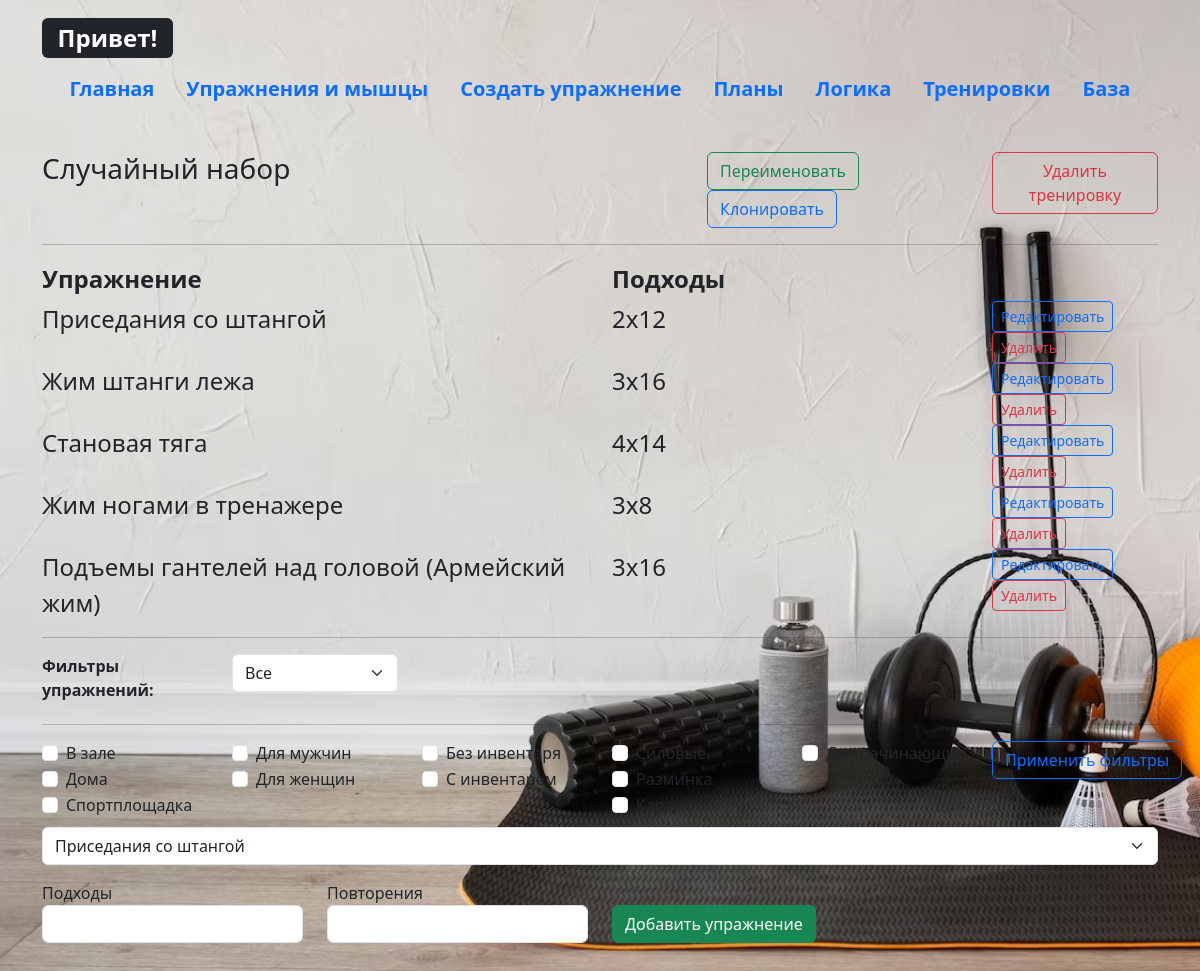
/edit_train/1, run on the app's committed database.
### _models.py (models this page shows, shortened)
class Training(db.Model):
    __tablename__ = 'trainings'
    training_id = db.Column(db.Integer, primary_key=True)
    name = db.Column(db.String(50), nullable=False)
    assigned = db.Column(db.Boolean, default=False)
    completed = db.Column(db.Boolean, default=False)
    date_created = db.Column(db.DateTime, nullable=False, default=datetime.utcnow())
    date_complited = db.Column(db.DateTime)
    exercises = relationship('Exercise', secondary='training_exercises', overlaps="trainings")

class Exercise(db.Model):
    __tablename__ = 'exercises'
    exercise_id = db.Column(db.Integer, primary_key=True)
    name = db.Column(db.String(50), nullable=False)
    target = db.Column(db.String(20), default='')
    description = db.Column(db.String(300), nullable=False)
    difficulty = db.Column(db.Integer, nullable=False)
    time_per_set = db.Column(db.Integer, nullable=False)
    counter = db.Column(db.Integer, default=0)
    filters = db.Column(JSON, default=[])   # LOCATION_FILTERS.keys
    muscles = relationship('Muscle', secondary='exercise_muscles')
    training = db.relationship('Training', secondary='training_exercises', overlaps="exercises")

### main.py (the view)
@app.route('/edit_train/<int:train_id>', methods=['POST', 'GET'])
def edit_train(train_id):
    config_filters = config.FILTER_LIST # основные фильтры из конфига (список списков)
    config_filter_targets = config.FILTER_TARGETS   # список фильтров таргета - групп мышц
    train = Training.query.filter_by(training_id=train_id).first()  # нахожу тренировку по ID которое передано в роуте
    exercise_filter_list = session.get('exercise_filter_list', [])  # загрузка списка фильтров из сессии, или пустой
    target_filter = session.get('target_filter','-1')   # загрузка фильтра таргета из сессии, по умолч -1 (все)
    group_conditions = []
    for group in exercise_filter_list:
        group_condition = or_(*[Exercise.filters.contains(filter) for filter in group])
        group_conditions.append(group_condition)
    combined_condition = and_(*group_conditions)
    filtered_exercises = Exercise.query.filter(combined_condition).all()
    if int(target_filter) >= 0:
        target_filter_name = config_filter_targets[int(target_filter)+1]
        exercises = [ex for ex in filtered_exercises if ex.target == target_filter_name]    # отбираю по полю таргет
    else:
        exercises = filtered_exercises  # если фильтр -1 (все) то не фильтрую
    if train:
        train_name = train.name
        session['train'] = train
        session['train_name'] = train_name
        te_info_list = get_training_connections(train_name) # функция для получения связанных с тренировкой полей
        session['te_info_list'] = te_info_list
    return render_template('edit_train.html', train=train, te_info_list=te_info_list,
                           exercises=exercises, config_filters=config_filters, exercise_filter_list=exercise_filter_list,
                           config_filter_targets=config_filter_targets, target_filter=target_filter)

### templates/edit_train.html (shortened to what this page needs)
{% extends 'base.html' %}
{% block body %}
<div class="row mb-1">
            <div class="col-7">
                <h3>{{train.name}}</h3>
            </div>
            <div class="col-3">
                <button type="button" class="btn btn-outline-success" data-bs-toggle="modal" data-bs-target="#rename_train">Переименовать</button>
                <a href="#" class="btn btn-outline-primary">Клонировать</a>
            </div>
            <div class="col-2">
                <a href="#" class="btn btn-outline-danger">Удалить тренировку</a>
            </div>
        </div>
<hr>
{% if te_info_list %}
<div class="row mb-1 ">
            <div class="col-6 fs-4">
                <b>Упражнение</b>
            </div>
            <div class="col-3 fs-4">
                <b>Подходы</b>
            </div>
            <div class="col-3">
            </div>
</div>
<div class="row mb-1">
    {% for te_info in te_info_list %}
            <div class="col-6 fs-4">
                {{te_info[0].name}}
            </div>
            <div class="col-4 fs-4">
                {{te_info[1]}}x{{te_info[2]}}
            </div>
            <div class="col-2">
                <a href="#" class="btn btn-outline-primary btn-sm">Редактировать</a>
                <button type="button" class="btn btn-outline-danger btn-sm" data-bs-toggle="modal" data-bs-target="#confirmDelete{{ te_info[0].exercise_id }}">Удалить</button>
            </div>
    {% endfor %}
</div>
{% else %} <h4>В этой тренировке пока нет упражнений</h4> {% endif %}
<hr>
<form action="/get_exercise_filter_list" method="post">
    <div class="row mb-0">
        <div class="col-2">
            <b>Фильтры упражнений:</b>
        </div>
        <div class="col-2">
            <select name="select_target" id="select_target" class="form-select form-select-md mb-3 me-2" aria-label=".form-select-md example">>
                {% for num in range(config_filter_targets|length) %}
                    <option value="{{num-1}}" {% if target_filter|int+1 == num %} selected {% endif %}>{{config_filter_targets[num]}}
                {% endfor %}
        </select>
        </div>
    </div>
    <hr>
    <div class="row mb-2">
                {% for i in range(config_filters|length) %}
        <div class="col-2">
                    {% for key, filter in config_filters[i].items() %}
                        <div class="form-check">
                            <input class="form-check-input" type="checkbox" name="filters{{i+1}}" value="{{key}}" id="chk_{{key}}" {% if key in exercise_filter_list[i]  %} checked {% endif %}>
                            <label class="form-check-label" for="chk_{{key}}">
                               {{filter}}
                            </label>
                        </div>
                    {% endfor %}
        </div>
                {% endfor %}
        <div class="col-2">
            <input type="submit" class="btn btn-outline-primary" value="Применить фильтры">
        </div>
    </div>
</form>
<form action="/train_add_ex" method="post">
        <select name="select_exercise" id="select_exercise" class="form-select form-select-md mb-3 me-2" aria-label=".form-select-md example">>
                {% for ex in exercises %}
                    <option value="{{ex.exercise_id}}">{{ex.name}}
                {% endfor %}
        </select>
            <div class="row mb-2">
            <div class="col-3">
                Подходы <br>
                <input type="number" name="sets" id="sets" class="form-control mb-2" required>
            </div>
            <div class="col-3">
                Повторения <br>
                <input type="number" name="reps" id="reps" class="form-control mb-2" required><br>
            </div>
            <div class="col-3">
                <br>
                <input type="submit" class="btn btn-success" value="Добавить упражнение">
            </div>
            </div>
</form>
{% endblock %}

### static/css/main.css (style rules this page uses)
body { background-image: url('../imgs/background.jpg'); background-size: cover; background-repeat: no-repeat; background-attachment: fixed; }

### data on the page
Training: name "Случайный набор"
Exercise: name "Приседания со штангой", te_info "2", te_info "12"
Exercise: name "Жим штанги лежа", te_info "3", te_info "16"
Exercise: name "Становая тяга", te_info "4", te_info "14"
Exercise: name "Жим ногами в тренажере", te_info "3", te_info "8"
Exercise: name "Подъемы гантелей над головой (Армейский жим)", te_info "3", te_info "16"

### other printed values
{{ filter }} "В зале" "Дома" "Спортплощадка" "Для мужчин" "Для женщин" "Без инвентаря" "С инвентарем" "Силовые" "Разминка" "Кардио" "Для начинающих"
form field select_target "Все"
form field select_exercise "Приседания со штангой"
